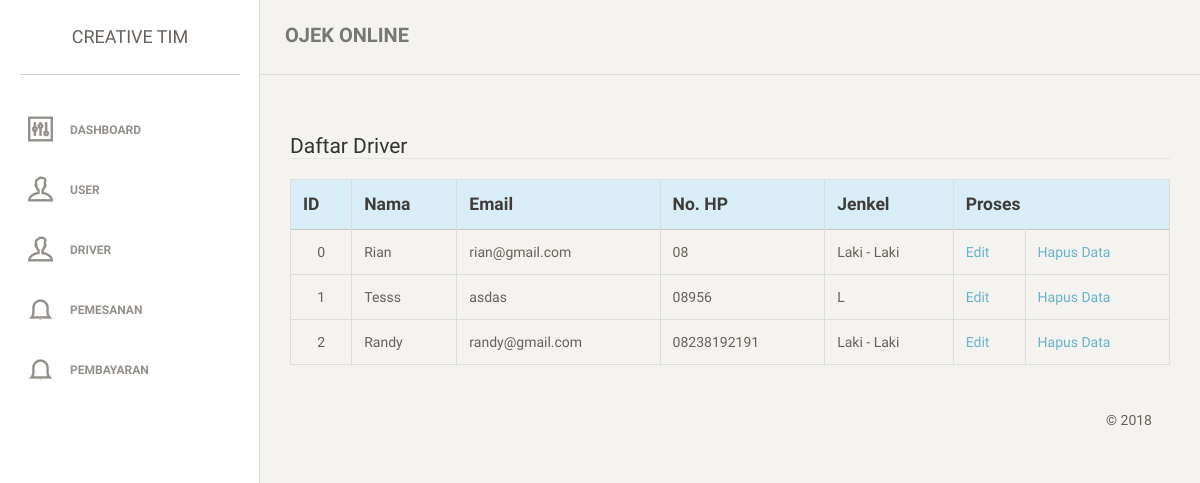
Screenshot of /?panggil=driver with the database file from the repository.
### tables this page shows
CREATE TABLE `driver` (
  `id_driver` int(11) NOT NULL,
  `nm_driver` varchar(45) DEFAULT NULL,
  `email_driver` varchar(45) DEFAULT NULL,
  `password_driver` varchar(45) DEFAULT NULL,
  `nohp_driver` varchar(45) DEFAULT NULL,
  `jenkel` varchar(45) DEFAULT NULL
);

### driver.php (the view, shortened to what this page needs)
<h2><legend>Daftar Driver</legend></h2>
<div class="table-responsive">
	<table width="200" border="0"  align="center" class="table table-bordered" id="tabelagama">
		<thead bgcolor="#CCCCCC">
			<tr class="info" align="center">
				<th><strong>ID </strong></th>
				<th><strong>Nama</strong></th>
				<th><strong>Email</strong></th>
				<th><strong>No. HP</strong></th>
				<th><strong>Jenkel</strong></th>
				<th colspan="2"><strong>Proses </strong></th>
			</tr>
		</thead>
		<tbody>
<?php
$sql="select * from driver";
$qry=mysql_query($sql);
while ($data=mysql_fetch_array($qry))
{
	$x1=@$data['id_driver'];
	$x2=@$data['nm_driver'];
	$x3=@$data['email_driver'];
	$x4=@$data['nohp_driver'];
	$x5=@$data['jenkel'];
	echo
	"<tr>
		<td align='center'>$x1</td>
		<td>$x2</td>
		<td>$x3</td>
		<td>$x4</td>
		<td>$x5</td>
		<td><a href=?panggil=edit_agama&kodeedit=$x1>Edit</a></td>
		<td><a href=?panggil=proses_agama&kodehapus=$x1 onclick=pesan()>Hapus Data</a></td>
	</tr>";
}
?>
</tbody>
</table>

### index.php (shortened to what this page needs)
<!doctype html>
<html lang="en">
<head>
    <link href="assets/css/bootstrap.min.css" rel="stylesheet" />
    <link href="assets/css/animate.min.css" rel="stylesheet"/>
    <link href="assets/css/paper-dashboard.css" rel="stylesheet"/>
    <link href="assets/css/demo.css" rel="stylesheet" />
    <link href="http://maxcdn.bootstrapcdn.com/font-awesome/latest/css/font-awesome.min.css" rel="stylesheet">
    <link href="assets/css/themify-icons.css" rel="stylesheet">
</head>
<body>
<div class="wrapper">
	<div class="sidebar" data-background-color="white" data-active-color="danger">
    	<div class="sidebar-wrapper">
            <div class="logo">
                <a href="#" class="simple-text">
                    Creative Tim
                </a>
            </div>
            <ul class="nav">
                <li>
                    <a href="index.php">
                        <i class="ti-panel"></i>
                        <p>Dashboard</p>
                    </a>
                </li>
                <li>
                    <a href="?panggil=user">
                        <i class="ti-user"></i>
                        <p>User</p>
                    </a>
                </li>
                <li>
                    <a href="?panggil=driver">
                        <i class="ti-user"></i>
                        <p>Driver</p>
                    </a>
                </li>
                <li>
                    <a href="?panggil=pemesanan">
                        <i class="ti-bell"></i>
                        <p>Pemesanan</p>
                    </a>
                </li>
                <li>
                    <a href="?panggil=pembayaran">
                        <i class="ti-bell"></i>
                        <p>Pembayaran</p>
                    </a>
                </li>
            </ul>
    	</div>
    </div>
    <div class="main-panel">
		<nav class="navbar navbar-default">
            <div class="container-fluid">
                <div class="navbar-header">
                    <a class="navbar-brand" href="#">OJEK ONLINE</a>
                </div>
            </div>
        </nav>
        <div class="content">
            <div class="container-fluid">
                <?php include ("run_menu_admin.php"); ?>
            </div>
        </div>
        <footer class="footer">
            <div class="container-fluid">
				<div class="copyright pull-right">
                    &copy; <script>document.write(new Date().getFullYear())</script>
                </div>
            </div>
        </footer>
    </div>
</div>
</body>
</html>

### run_menu_admin.php (shortened to what this page needs)
<?php
$panggil=@$_GET['panggil'];
switch ($panggil)
{
case "driver":
	if(!file_exists("driver.php"))
	{
		echo"File yang anda panggil tidak ada !!";
	}
	else
	{
	include"driver.php";
	}
break;
}
?>

### rows the page displays
driver: id_driver "0", nm_driver "Rian", email_driver "rian@gmail.com", nohp_driver "08", jenkel "Laki - Laki"
driver: id_driver "1", nm_driver "Tesss", email_driver "asdas", nohp_driver "08956", jenkel "L"
driver: id_driver "2", nm_driver "Randy", email_driver "randy@gmail.com", nohp_driver "08238192191", jenkel "Laki - Laki"
